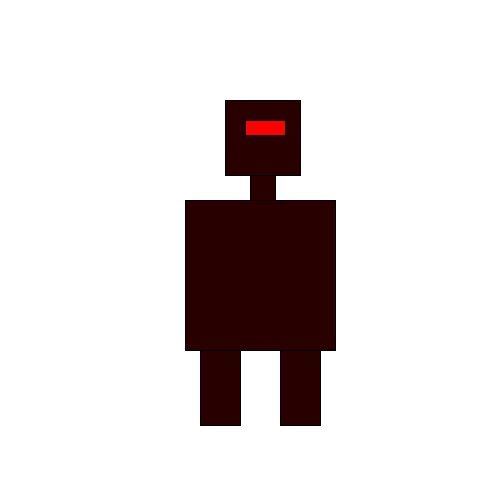
Frame 1 (no input)
Frame 60 (the mouse pressed at the canvas centre just before this capture): identical to frame 1, image omitted
Frame 120 (the mouse held since frame 60 and released just before this capture): identical to frame 1, image omitted

The Processing sketch that drew this single still picture (run headless with seeded random() and noise(); from frame 60 on, the mouse is pressed at the canvas centre):

// Processing sketch: ROBOT
// ── ROBOT.pde
void setup( ) {
  size(500, 500);
  background(255, 255, 255);
}
void draw( ) {
  fill(40,0,0);
rect(225,100,75,75);
rect(250,175,25,25);
rect(185,200,150,150);
rect(200,350,40,75);
rect(280,350,40,75);
fill(255,0,0);
rect(245,120,40,15);
}
